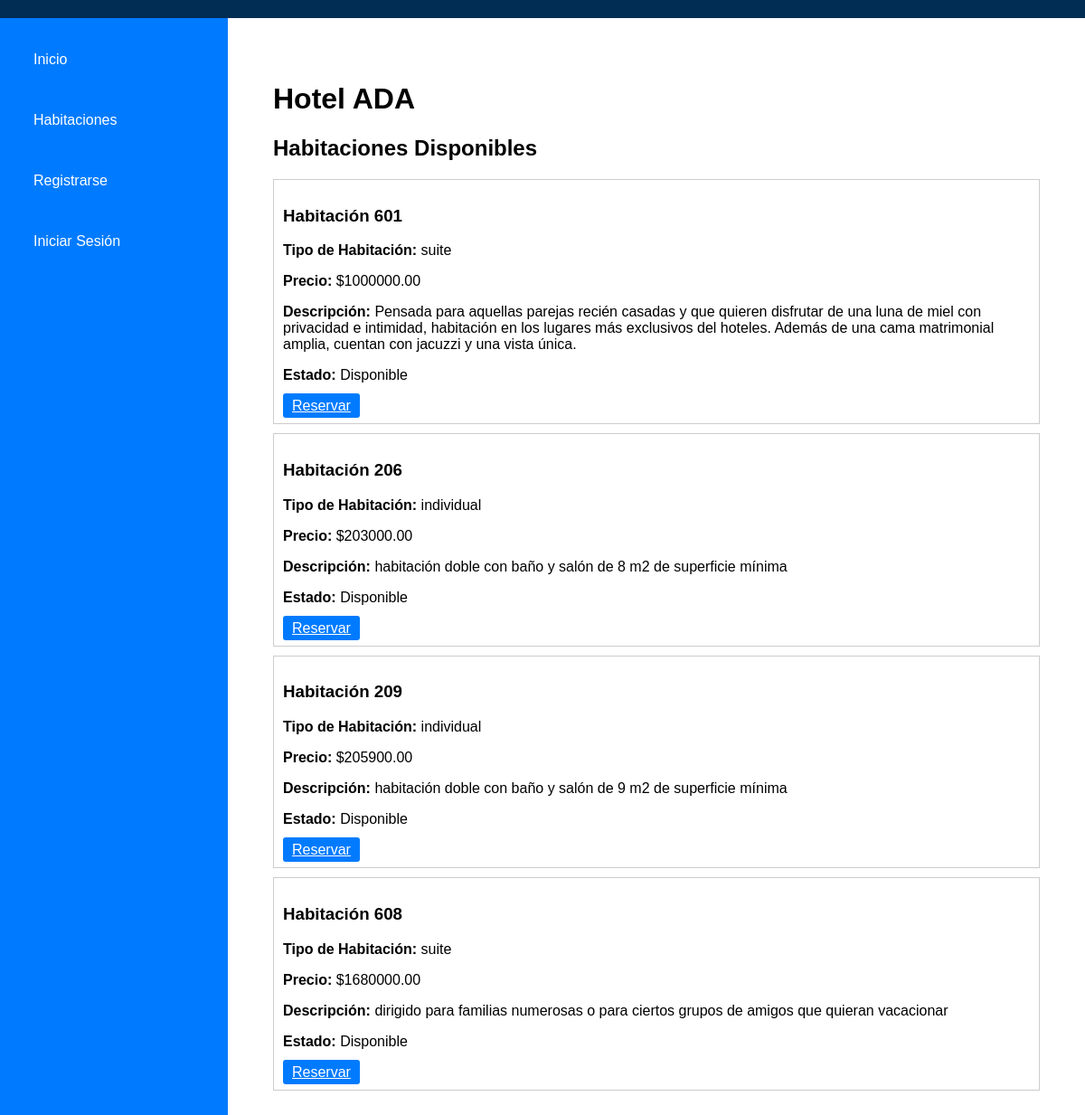
The page /habitaciones/ on the database its author committed.
### reservas/models.py (models this page shows, shortened)
class Habitacion(models.Model):
    TIPO_CHOICES = (
        ('individual', 'Individual'),
        ('doble', 'Doble'),
        ('suite', 'Suite'),
    )
    numero = models.CharField(max_length=50, unique=True)
    tipo = models.CharField(max_length=20, choices=TIPO_CHOICES)
    precio_por_noche = models.DecimalField(max_digits=10, decimal_places=2)
    disponible = models.BooleanField(default=True)
    descripcion = models.TextField(blank=True, null=True)

### reservas/views.py (the view)
# urls.py: path('habitaciones/', views.habitaciones, name='habitaciones'),
def habitaciones(request):
    habitaciones = Habitacion.objects.all()
    return render(request, 'reservas/habitaciones.html', {'habitaciones': habitaciones})

### reservas/templates/reservas/habitaciones.html (shortened to what this page needs)
<!DOCTYPE html>
<html lang="en">
{% extends 'base.html' %}
{% block content %}
<head>
</head>
<body>
    <h1>Hotel ADA</h1>
    <h2>Habitaciones Disponibles</h2>
    {% for habitacion in habitaciones %}
        <div class="habitacion">
            <h3>Habitación {{ habitacion.numero }}</h3>
            <p><strong>Tipo de Habitación:</strong> {{ habitacion.tipo }}</p>
            <p><strong>Precio:</strong> ${{ habitacion.precio_por_noche }}</p>
            <p><strong>Descripción:</strong> {{ habitacion.descripcion }}</p>
            {% if habitacion.disponible %}
                <p><strong>Estado:</strong> Disponible</p>
                <a href="{% url 'reservar_habitacion' habitacion.id %}" class="boton-reserva">Reservar</a>
            {% else %}
                <p><strong>Estado:</strong> No disponible</p>
            {% endif %}
        </div>
    {% endfor %}
</body>
</html>
{% endblock %}

### reservas/templates/base.html (shortened to what this page needs)
<!DOCTYPE html>
<html lang="en">
<head>
</head>
<body>
    <div id="header">
    </div>
    <div id="container">
        <nav id="menu">
            <ul>
                <li><a href="{% url 'index' %}">Inicio</a></li>
                <li><a href="{% url 'habitaciones' %}">Habitaciones</a></li>
                {% if user.is_authenticated %}
                    <li><a href="{% url 'mis_reservas' %}">Mis Reservas</a></li>
                    <li>
                        <form action="{% url 'cerrar_sesion' %}" method="post">
                            {% csrf_token %}
                            <button type="submit">Cerrar Sesión</button>
                        </form>
                    </li>
                {% else %}
                    <li><a href="{% url 'signup' %}">Registrarse</a></li>
                    <li><a href="{% url 'login' %}">Iniciar Sesión</a></li>
                {% endif %}
            </ul>
        </nav>
        <div id="content">
            {% block content %}
            {% endblock %}
</body>
</html>

### reservas/templates/base.html (style rules this page uses)
body { font-family: Arial, sans-serif; margin: 0; padding: 0; }
#container { display: flex; flex-direction: row; }
#menu { background-color: #007bff; color: white; padding: 20px; flex: 1; height: 200vh; }
#content { flex: 4; padding: 50px; }
nav ul { list-style-type: none; padding: 0; margin: 0; }
nav ul li { margin-bottom: 15px; }
nav ul li a { color: white; text-decoration: none; display: block; padding: 15px; border: 2px solid transparent; border-radius: 5px; transition: background-color 0.3s ease; }
#header { background-color: #012c53; padding: 10px; }

### reservas/templates/reservas/habitaciones.html (style rules this page uses)
.habitacion { border: 1px solid #ccc; padding: 10px; margin-bottom: 10px; transition: background-color 0.3s; }
.boton-reserva { background-color: #007bff; color: #fff; padding: 5px 10px; border: none; border-radius: 3px; cursor: pointer; transition: background-color 0.3s; }

### rows shown on the page
Habitacion: numero "601", tipo "suite", precio_por_noche "1000000.00", descripcion "Pensada para aquellas parejas recién casadas y que quieren disfrutar de una luna de miel con privacidad e intimidad, habitación en los lugares más exclusivos del hoteles. Además de una cama matrimonial amplia, cuentan con jacuzzi y una vista única.", shows "Estado:", disponible "Disponible"
Habitacion: numero "206", tipo "individual", precio_por_noche "203000.00", descripcion "habitación doble con baño y salón de 8 m2 de superficie mínima", shows "Estado:", disponible "Disponible"
Habitacion: numero "209", tipo "individual", precio_por_noche "205900.00", descripcion "habitación doble con baño y salón de 9 m2 de superficie mínima", shows "Estado:", disponible "Disponible"
Habitacion: numero "608", tipo "suite", precio_por_noche "1680000.00", descripcion "dirigido para familias numerosas o para ciertos grupos de amigos que quieran vacacionar", shows "Estado:", disponible "Disponible"
